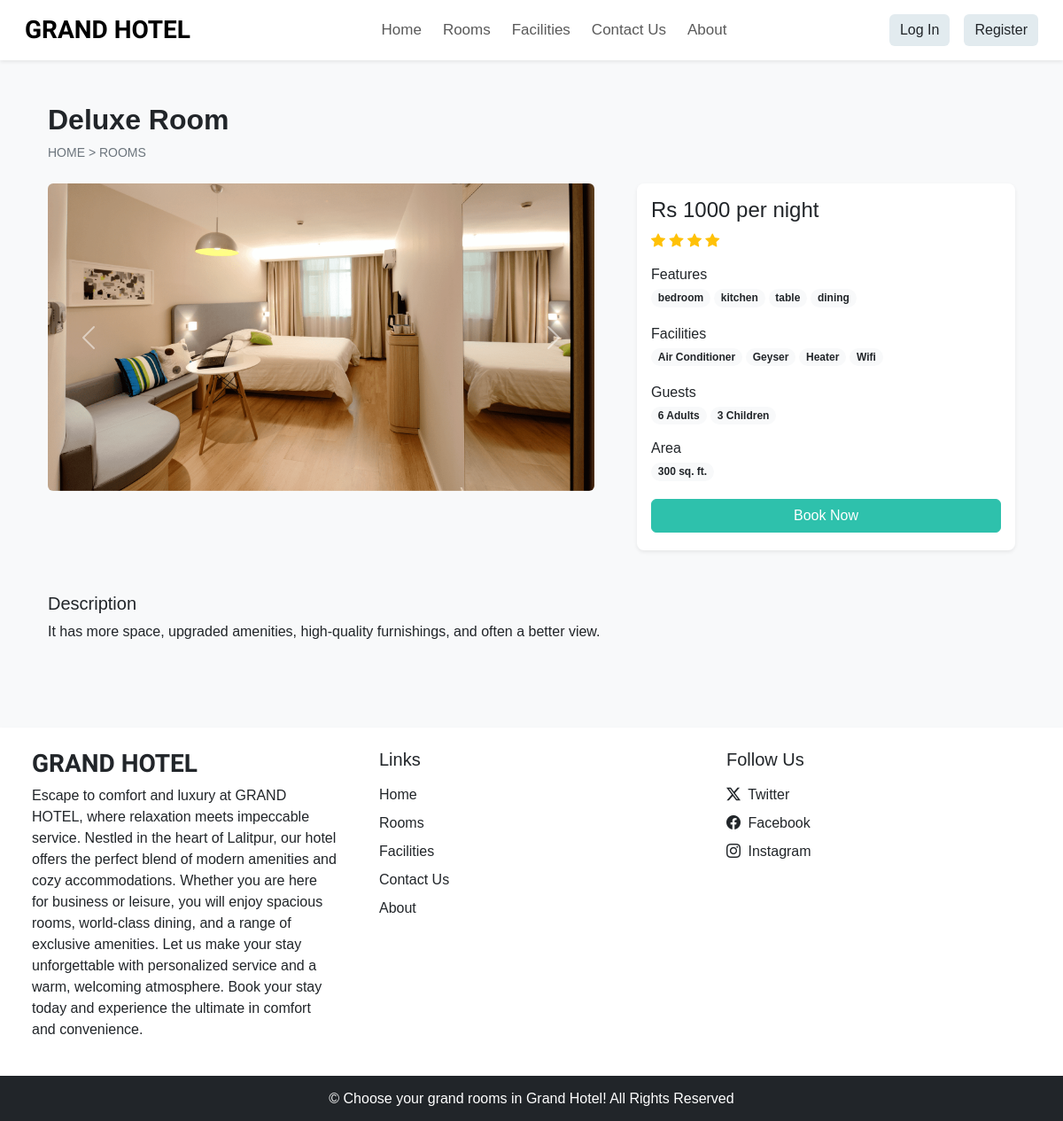
The app's page /room_details.php?id=2 with its own data.
### tables this page shows
CREATE TABLE `settings` (
  `sr_no` int(11) NOT NULL,
  `site_title` varchar(50) NOT NULL,
  `site_about` varchar(550) NOT NULL,
  `shutdown` tinyint(1) NOT NULL
);

CREATE TABLE `rooms` (
  `id` int(11) NOT NULL,
  `name` varchar(150) NOT NULL,
  `area` int(11) NOT NULL,
  `price` int(11) NOT NULL,
  `quantity` int(11) NOT NULL,
  `adult` int(11) NOT NULL,
  `children` int(11) NOT NULL,
  `description` varchar(350) NOT NULL,
  `status` tinyint(4) NOT NULL,
  `removed` int(11) NOT NULL DEFAULT 0
);

CREATE TABLE `room_images` (
  `sr_no` int(11) NOT NULL,
  `room_id` int(11) NOT NULL,
  `image` varchar(150) NOT NULL,
  `thumb` tinyint(4) NOT NULL DEFAULT 0
);

CREATE TABLE `features` (
  `id` int(11) NOT NULL,
  `name` varchar(50) NOT NULL
);

CREATE TABLE `facilities` (
  `id` int(11) NOT NULL,
  `icon` varchar(100) NOT NULL,
  `name` varchar(50) NOT NULL,
  `description` varchar(250) NOT NULL
);

### admin/inc/db_config.php (called while the page is built, shortened)
<?php
    function select($sql, $values, $datatypes)
    {
        $con = $GLOBALS['con'];
        if($stmt = mysqli_prepare($con, $sql)){
            mysqli_stmt_bind_param($stmt, $datatypes, ...$values);
            if(mysqli_stmt_execute($stmt)){
                $res = mysqli_stmt_get_result($stmt);
                return $res;
            }
            else{
                mysqli_stmt_close($stmt);
                die("Query cannot be executed - Select");
            }
        }
        else{
            die("Query cannot be prepared - Select");
        }
    }
?>

### room_details.php (the view, shortened to what this page needs)
<!DOCTYPE html>
<html lang="en">
<head>
    <link rel="stylesheet" href="https://unpkg.com/swiper/swiper-bundle.min.css" />
    <?php require('inc/links.php'); ?>
</head>
<body class="bg-light">
    <?php require('inc/header.php') ?>
    <?php
    $data = filteration($_GET);
    $room_res = select("SELECT * FROM `rooms` WHERE `id`=? AND `status`=? AND `removed`=?", [$data['id'], 1, 0], 'iii');
    $room_data = mysqli_fetch_assoc($room_res);
    ?>
    <div class="container">
        <div class="row">
            <div class="col-12 my-5 mb-4 px-4">
                <h2 class="fw-bold"><?php echo $room_data['name'] ?></h2>
                <div style="font-size: 14px;">
                    <a href="index.php" class="text-secondary text-decoration-none">HOME</a>
                    <span class="text-secondary"> > </span>
                    <a href="rooms.php" class="text-secondary text-decoration-none">ROOMS</a>
                </div>
            </div>
            <div class="col-lg-7 col-md-12 px-4">
                <div id="roomCarousel" class="carousel slide" data-bs-ride="carousel">
                    <div class="carousel-inner">
                        <?php
                        $room_img = ROOMS_IMG_PATH . "thumbnail.jpg";
                        $img_q = mysqli_query($con, "SELECT * FROM `room_images` WHERE `room_id`='$room_data[id]'");
                        if (mysqli_num_rows($img_q) > 0) {
                            $active_class = 'active';
                            while ($img_res = mysqli_fetch_assoc($img_q)) {
                                echo "
                                        <div class='carousel-item $active_class'>
                                            <img src='" . ROOMS_IMG_PATH . $img_res['image'] . "' class='d-block w-100 rounded'>
                                        </div>
                                    ";
                                $active_class = '';
                            }
                        } else {
                            echo "<div class='carousel-item active'>
                                    <img src='$room_img' class='d-block w-100'>
                                </div>";
                        }
                        ?>
                    </div>
                    <button class="carousel-control-prev" type="button" data-bs-target="#roomCarousel"
                        data-bs-slide="prev">
                        <span class="carousel-control-prev-icon" aria-hidden="true"></span>
                    </button>
                    <button class="carousel-control-next" type="button" data-bs-target="#roomCarousel"
                        data-bs-slide="next">
                        <span class="carousel-control-next-icon" aria-hidden="true"></span>
                    </button>
                </div>
            </div>
            <div class="col-lg-5 col-md-12 px-4">
                <div class="card mb-4 border-0 shadow-sm rounded-3">
                    <div class="card-body">
                        <?php
                        echo <<<price
                                <h4>Rs $room_data[price] per night</h4>
                            price;
                        echo <<<rating
                                <fieldset class="mb-3">
                                    <i class="bi bi-star-fill text-warning"></i>
                                    <i class="bi bi-star-fill text-warning"></i>
                                    <i class="bi bi-star-fill text-warning"></i>
                                    <i class="bi bi-star-fill text-warning"></i>
                                </fieldset>
                            rating;
                        $fea_q = mysqli_query($con, "SELECT f.name FROM `features` f INNER JOIN `room_features` rfea ON f.id = rfea.features_id WHERE rfea.room_id = '$room_data[id]'");
                        $features_data = "";
                        while ($fea_row = mysqli_fetch_assoc($fea_q)) {
                            $features_data .= "<span class='badge rounded-pill bg-light text-dark text-wrap me-1 mb-1'>
                                        $fea_row[name]
                                </span>";
                        }
                        echo <<<features
                                <div class="mb-3">
                                    <h6 class="mb-1">Features</h6>
                                    $features_data
                                </div>
                            features;
                        $fac_q = mysqli_query($con, "SELECT f.name FROM `facilities` f INNER JOIN `room_facilities` rfac ON f.id = rfac.facilities_id WHERE rfac.room_id = '$room_data[id]'");
                        $facilities_data = "";
                        while ($fac_row = mysqli_fetch_assoc($fac_q)) {
                            $facilities_data .= "<span class='badge rounded-pill bg-light text-dark text-wrap me-1 mb-1'>
                                        $fac_row[name]
                                </span>";
                        }
                        echo <<<facilities
                                <div class="mb-3">
                                    <h6 class="mb-1">Facilities</h6>
                                    $facilities_data
                                </div>
                            facilities;
                        echo <<<guests
                                <div class="mb-3">
                                    <h6 class="mb-1">Guests</h6>
                                    <span class="badge rounded-pill bg-light text-dark text-wrap">
                                        $room_data[adult] Adults
                                    </span>
                                    <span class="badge rounded-pill bg-light text-dark text-wrap">
                                        $room_data[children] Children
                                    </span>
                                </div>
                            guests;
                        echo <<<area
                            <div class="mb-3">
                                <h6 class="mb-1">Area</h6>
                                <span class='badge rounded-pill bg-light text-dark text-wrap me-1 mb-1'>
                                    $room_data[area] sq. ft.
                                </span>
                            </div>
                        area;
                        if (!$settings_r['shutdown']) {
                            echo <<<book
                                <a href="book_now.php?room_id=$room_data[id]" class="btn w-100 text-white custom-bg shadow-none mb-1">Book Now</a>
                            book;
                        }
                        ?>
                    </div>
                </div>
            </div>
            <div class="col-12 mt-4 px-4">
                <div class="mb-5">
                    <h5>Description</h5>
                    <p>
                        <?php echo $room_data['description'] ?>
                    </p>
                </div>
            </div>
        </div>
    </div>
    <?php require('inc/footer.php') ?>
</body>
</html>

### inc/header.php (shortened to what this page needs)
<!DOCTYPE html>
<html lang="en">
<head>
    <link href="https://cdn.jsdelivr.net/npm/bootstrap@5.3.0-alpha1/dist/css/bootstrap.min.css" rel="stylesheet">
</head>
<body>
    <nav id="nav-bar" class="navbar navbar-expand-lg navbar-light bg-white shadow-sm px-lg-3 py-lg-2 sticky-top">
        <div class="container-fluid">
            <a class="navbar-brand h-font me-5 fw-bold fs-3"
                href="index.php"><?php echo $settings_r['site_title']; ?></a>
            <div class="collapse navbar-collapse" id="navbarSupportedContent">
                <ul class="navbar-nav me-auto mb-2 mb-lg-0">
                    <li class="nav-item">
                        <a class="nav-link next me-2" href="index.php">Home</a>
                    </li>
                    <li class="nav-item">
                        <a class="nav-link next me-2" href="rooms.php">Rooms</a>
                    </li>
                    <li class="nav-item">
                        <a class="nav-link next me-2" href="facilities.php">Facilities</a>
                    </li>
                    <li class="nav-item">
                        <a class="nav-link next me-2" href="contact.php">Contact Us</a>
                    </li>
                    <li class="nav-item">
                        <a class="nav-link next" href="about.php">About</a>
                    </li>
                </ul>
                <ul class="navbar-nav">
                    <?php
                    if (!empty($_SESSION["user"])) {
                        echo '<li class="nav-item dropdown">';
                        echo '  <a class="nav-link dropdown-toggle" href="#" id="navbarDropdown" role="button" data-bs-toggle="dropdown" aria-expanded="false">';
                        echo '    <i class="fas fa-user-circle"></i> ' . htmlspecialchars($_SESSION["user_name"]);
                        echo '  </a>';
                        echo '  <ul class="dropdown-menu" aria-labelledby="navbarDropdown">';
                        echo '    <li><a class="dropdown-item" href="#">Profile</a></li>';
                        echo '    <li><a class="dropdown-item" href="logout.php">Logout</a></li>';
                        echo '  </ul>';
                        echo '</li>';
                    } else {
                        echo '<li class="nav-item"><button class="btn btn-custom ms-3" onclick="window.location.href=\'signin.php\'">Log In</button></li>';
                        echo '<li class="nav-item"><button class="btn btn-custom ms-3" onclick="window.location.href=\'register.php\'">Register</button></li>';
                    }
                    ?>
                </ul>
            </div>
        </div>
    </nav>
</body>
</html>

### inc/footer.php (shortened to what this page needs)
<div class="container-fluid bg-white shadow-sm mt-5 px-4">
    <div class="row">
        <div class="col-lg-4 p-4">
            <h3 class="h-font fw-bold fs-3 mb-2"><?php echo $settings_r['site_title'] ?></h3>
            <p>
                <?php echo $settings_r['site_about'] ?>
            </p>
        </div>
        <div class="col-lg-4 p-4">
            <h5 class="mb-3">Links</h5>
            <a href="index.php" class="d-inline-block mb-2 text-dark text-decoration-none">Home</a><br>
            <a href="rooms.php" class="d-inline-block mb-2 text-dark text-decoration-none">Rooms</a><br>
            <a href="facilities.php" class="d-inline-block mb-2 text-dark text-decoration-none">Facilities</a><br>
            <a href="contact.php" class="d-inline-block mb-2 text-dark text-decoration-none">Contact Us</a><br>
            <a href="about.php" class="d-inline-block mb-2 text-dark text-decoration-none">About</a><br>
        </div>
        <div class="col-lg-4 p-4">
            <h5 class="mb-3">Follow Us</h5>
            <?php
            if ($contact_r['tw'] != '') {
                echo <<<data
                    <a href="$contact_r[tw] " class="d-inline-block text-dark text-decoration-none mb-2">
                        <i class="bi bi-twitter-x me-1"></i> Twitter
                    </a>
                    <br>
                data;
            }
            ?>
            <a href="<?php echo $contact_r['fb'] ?>" class="d-inline-block text-dark text-decoration-none mb-2">
                <i class="bi bi-facebook me-1"></i> Facebook
            </a>
            <br>
            <a href="<?php echo $contact_r['insta'] ?>" class="d-inline-block text-dark text-decoration-none">
                <i class="bi bi-instagram me-1"></i> Instagram
            </a>
            <br>
        </div>
    </div>
</div>
<h6 class="text-center bg-dark text-white p-3 m-0">&copy; Choose your grand rooms in Grand Hotel! All Rights Reserved
</h6>

### css/common.css (style rules this page uses)
:root { --teal: #2ec1ac; --teal_hover: #279e8c; }
* { font-family: 'Poppins', sans-serif; }
.h-font { font-family: 'Merienda', cursive; }
.custom-bg { background-color: var(--teal) !important; border: 1px solid var(--teal) !important; }

### inc/header.php (style rules this page uses)
.navbar-nav { flex-grow: 1; justify-content: flex-end; }
.nav-link { font-size: 17px; }
.btn-custom { background-color: rgb(226, 235, 239); border: none; }

### records on screen
settings: site_title "GRAND HOTEL", site_about "Escape to comfort and luxury at GRAND HOTEL, where relaxation meets impeccable service. Nestled in the heart of Lalitpur, our hotel offers the perfect blend of modern amenities and cozy accommodations. Whether you are here for business or leisure, you will enjoy spacious rooms, world-class dining, and a range of exclusive amenities. Let us make your stay unforgettable with personalized service and a warm, welcoming atmosphere. Book your stay today and experience the ultimate in comfort and convenience."
rooms: name "Deluxe Room", price "1000", adult "6", children "3", area "300", description "It has more space, upgraded amenities, high-quality furnishings, and often a better view."
room_images: image (picture)
features: name "bedroom"
features: name "kitchen"
features: name "table"
features: name "dining"
facilities: name "Air Conditioner"
facilities: name "Geyser"
facilities: name "Heater"
facilities: name "Wifi"
